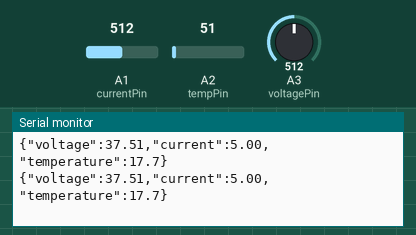
The sketch below on a simulated Arduino Uno, built with avr-gcc and run on an emulated ATmega328P. On the bench: the last lines printed to the serial monitor. The test bench sets the inputs (shaded band); at power-on: A1 (currentPin) = 512, A2 (tempPin) = 51, A3 (voltagePin) = 512.

Above: at 4.3 s.
4.4 s: A1 (currentPin) set to 1007
At 4.5 s:
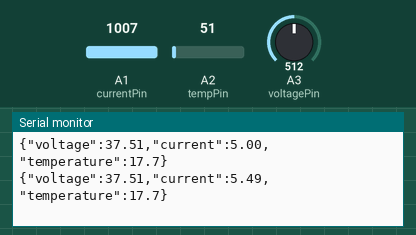
7.4 s: A1 (currentPin) set to 1023
At 7.46 s:
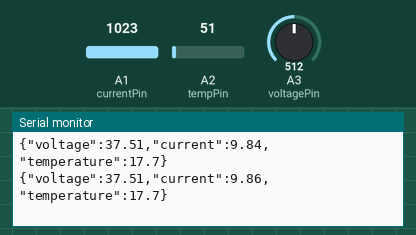
Timing chart, 0 to 10.4 s (numbered marks = the images above; inputs shaded):
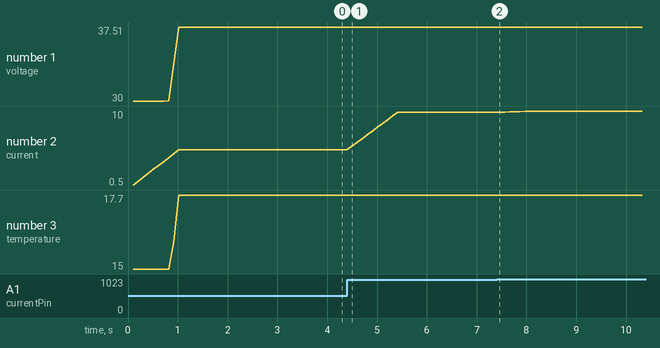

Measured:
- after the input at 4.4 s, the serial monitor: prints a new line after 0.10 s (image 1)
- after the input at 7.4 s, the serial monitor: prints a new line after 0.06 s (image 2)
- plotted number 2: 5 → 9.84 after the input at 4.4 s, 9.84 → 10 after the input at 7.4 s

The sketch:

pv_sensor_node.ino
```cpp
// (licence header left out)
const int voltagePin = A3;
const int currentPin = A1;
const int tempPin = A2;

// VALEURS RÉALISTES POUR PANNEAU PHOTOVOLTAÏQUE
// Tension panneau PV: 30-45V (système 36V nominal)
const float MIN_VOLTAGE = 30.0;
const float MAX_VOLTAGE = 45.0;

// Courant PV: 0-10A (panneau 300-400W)
const float MIN_CURRENT = 0.0;
const float MAX_CURRENT = 10.0;

// Température module: 15-70°C
const float MIN_TEMP = 15.0;
const float MAX_TEMP = 70.0;

// Smoothing pour stabilité
const int numReadings = 10;
float voltageReadings[numReadings];
float currentReadings[numReadings];
float tempReadings[numReadings];
int readIndex = 0;

void setup() {
  Serial.begin(9600);
  analogReference(DEFAULT);

  // Initialiser les tableaux
  for (int i = 0; i < numReadings; i++) {
    voltageReadings[i] = 0;
    currentReadings[i] = 0;
    tempReadings[i] = 0;
  }

  delay(100);
}

void loop() {
  // Lecture des potentiomètres
  int voltageRaw = analogRead(voltagePin);
  int currentRaw = analogRead(currentPin);
  int tempRaw = analogRead(tempPin);

  // Mapping vers valeurs PV réalistes
  voltageReadings[readIndex] = map_float(voltageRaw, 0, 1023, MIN_VOLTAGE, MAX_VOLTAGE);
  currentReadings[readIndex] = map_float(currentRaw, 0, 1023, MIN_CURRENT, MAX_CURRENT);
  tempReadings[readIndex] = map_float(tempRaw, 0, 1023, MIN_TEMP, MAX_TEMP);

  readIndex = (readIndex + 1) % numReadings;

  // Moyennes pour lisser les valeurs
  float voltage = average(voltageReadings, numReadings);
  float current = average(currentReadings, numReadings);
  float temperature = average(tempReadings, numReadings);

  // Contraintes de sécurité
  voltage = constrain(voltage, MIN_VOLTAGE, MAX_VOLTAGE);
  current = constrain(current, MIN_CURRENT, MAX_CURRENT);
  temperature = constrain(temperature, MIN_TEMP, MAX_TEMP);

  // Envoi JSON vers Python
  Serial.print("{");
  Serial.print("\"voltage\":");
  Serial.print(voltage, 2);
  Serial.print(",\"current\":");
  Serial.print(current, 2);
  Serial.print(",\"temperature\":");
  Serial.print(temperature, 1);
  Serial.println("}");

  delay(100);  // 10 lectures par seconde
}

float map_float(float x, float in_min, float in_max, float out_min, float out_max) {
  return (x - in_min) * (out_max - out_min) / (in_max - in_min) + out_min;
}

float average(float* arr, int size) {
  float sum = 0;
  for (int i = 0; i < size; i++) {
    sum += arr[i];
  }
  return sum / size;
}
```
